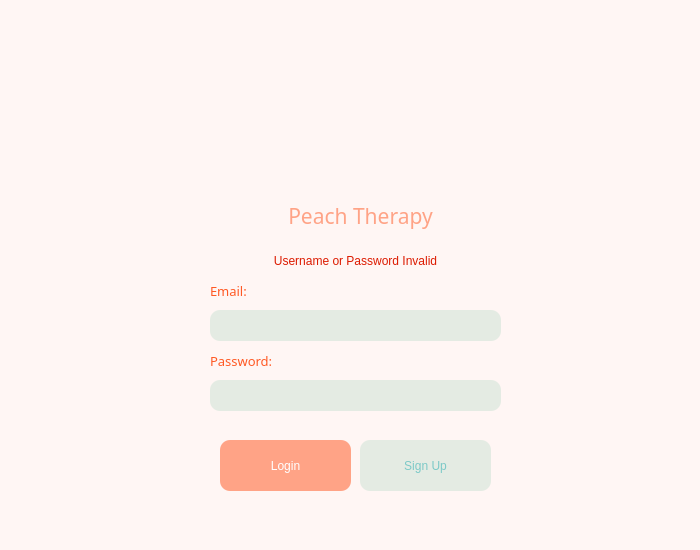
<?xml version="1.0" encoding="UTF-8"?>
<ui version="4.0">
 <class>Dialog</class>
 <widget class="QDialog" name="Dialog">
  <property name="geometry">
   <rect>
    <x>0</x>
    <y>0</y>
    <width>700</width>
    <height>550</height>
   </rect>
  </property>
  <property name="minimumSize">
   <size>
    <width>700</width>
    <height>550</height>
   </size>
  </property>
  <property name="maximumSize">
   <size>
    <width>700</width>
    <height>550</height>
   </size>
  </property>
  <property name="windowTitle">
   <string>Dialog</string>
  </property>
  <property name="styleSheet">
   <string notr="true">background-color: rgb(255, 246, 244);
font: 57 &quot;Montserrat Medium&quot;;
</string>
  </property>
  <widget class="QLabel" name="label">
   <property name="geometry">
    <rect>
     <x>260</x>
     <y>60</y>
     <width>181</width>
     <height>131</height>
    </rect>
   </property>
   <property name="text">
    <string/>
   </property>
   <property name="pixmap">
    <pixmap resource="resource.qrc">:/icons/icons/logo.png</pixmap>
   </property>
   <property name="scaledContents">
    <bool>false</bool>
   </property>
  </widget>
  <widget class="QLabel" name="label_2">
   <property name="geometry">
    <rect>
     <x>180</x>
     <y>180</y>
     <width>361</width>
     <height>71</height>
    </rect>
   </property>
   <property name="font">
    <font>
     <family>Montserrat SemiBold</family>
     <pointsize>16</pointsize>
     <weight>7</weight>
     <italic>false</italic>
     <bold>false</bold>
    </font>
   </property>
   <property name="styleSheet">
    <string notr="true">color: rgb(255, 163, 134);
font: 63 16pt &quot;Montserrat SemiBold&quot;;</string>
   </property>
   <property name="text">
    <string>Peach Therapy</string>
   </property>
   <property name="alignment">
    <set>Qt::AlignCenter</set>
   </property>
  </widget>
  <widget class="QLabel" name="label_3">
   <property name="geometry">
    <rect>
     <x>210</x>
     <y>280</y>
     <width>121</width>
     <height>21</height>
    </rect>
   </property>
   <property name="font">
    <font>
     <family>Montserrat SemiBold</family>
     <pointsize>10</pointsize>
     <weight>10</weight>
     <italic>false</italic>
     <bold>false</bold>
    </font>
   </property>
   <property name="styleSheet">
    <string notr="true">color: rgb(255, 89, 36);
font: 81 10pt &quot;Montserrat SemiBold&quot;;</string>
   </property>
   <property name="text">
    <string>Email:</string>
   </property>
  </widget>
  <widget class="QLabel" name="label_4">
   <property name="geometry">
    <rect>
     <x>210</x>
     <y>350</y>
     <width>121</width>
     <height>21</height>
    </rect>
   </property>
   <property name="font">
    <font>
     <family>Montserrat SemiBold</family>
     <pointsize>10</pointsize>
     <weight>10</weight>
     <italic>false</italic>
     <bold>false</bold>
    </font>
   </property>
   <property name="styleSheet">
    <string notr="true">color: rgb(255, 89, 36);
font: 81 10pt &quot;Montserrat SemiBold&quot;;</string>
   </property>
   <property name="text">
    <string>Password:</string>
   </property>
  </widget>
  <widget class="QLineEdit" name="email">
   <property name="geometry">
    <rect>
     <x>210</x>
     <y>310</y>
     <width>291</width>
     <height>31</height>
    </rect>
   </property>
   <property name="styleSheet">
    <string notr="true">background-color: rgb(228, 235, 227);
border-radius: 10px;
font: 57 9pt &quot;Montserrat Medium&quot;;
padding-left: 11px;</string>
   </property>
  </widget>
  <widget class="QLineEdit" name="password">
   <property name="geometry">
    <rect>
     <x>210</x>
     <y>380</y>
     <width>291</width>
     <height>31</height>
    </rect>
   </property>
   <property name="styleSheet">
    <string notr="true">background-color: rgb(228, 235, 227);
border-radius: 10px;
font: 57 9pt &quot;Montserrat Medium&quot;;
padding-left: 11px;</string>
   </property>
  </widget>
  <widget class="QPushButton" name="loginbutton">
   <property name="geometry">
    <rect>
     <x>220</x>
     <y>440</y>
     <width>131</width>
     <height>51</height>
    </rect>
   </property>
   <property name="styleSheet">
    <string notr="true">background-color: rgb(255, 163, 134);
color: rgb(255, 255, 255);
border-radius: 10px;
font: 57 10pt &quot;Montserrat ExtraBold&quot;;</string>
   </property>
   <property name="text">
    <string>Login</string>
   </property>
  </widget>
  <widget class="QPushButton" name="createaccbutton">
   <property name="geometry">
    <rect>
     <x>360</x>
     <y>440</y>
     <width>131</width>
     <height>51</height>
    </rect>
   </property>
   <property name="styleSheet">
    <string notr="true">background-color:  rgb(228, 235, 227);
color: rgb(124, 201, 199);
border-radius: 10px;
font: 57 10pt &quot;Montserrat ExtraBold&quot;;</string>
   </property>
   <property name="text">
    <string>Sign Up</string>
   </property>
  </widget>
  <widget class="QLabel" name="invalid">
   <property name="geometry">
    <rect>
     <x>210</x>
     <y>250</y>
     <width>291</width>
     <height>21</height>
    </rect>
   </property>
   <property name="styleSheet">
    <string notr="true">font: 57 9pt &quot;Montserrat SemiBold&quot;;
color: rgb(220, 26, 0);</string>
   </property>
   <property name="text">
    <string>Username or Password Invalid</string>
   </property>
   <property name="alignment">
    <set>Qt::AlignCenter</set>
   </property>
  </widget>
  <zorder>email</zorder>
  <zorder>label</zorder>
  <zorder>label_2</zorder>
  <zorder>label_3</zorder>
  <zorder>label_4</zorder>
  <zorder>password</zorder>
  <zorder>loginbutton</zorder>
  <zorder>createaccbutton</zorder>
  <zorder>invalid</zorder>
 </widget>
 <resources>
  <include location="resource.qrc"/>
 </resources>
 <connections/>
</ui>
